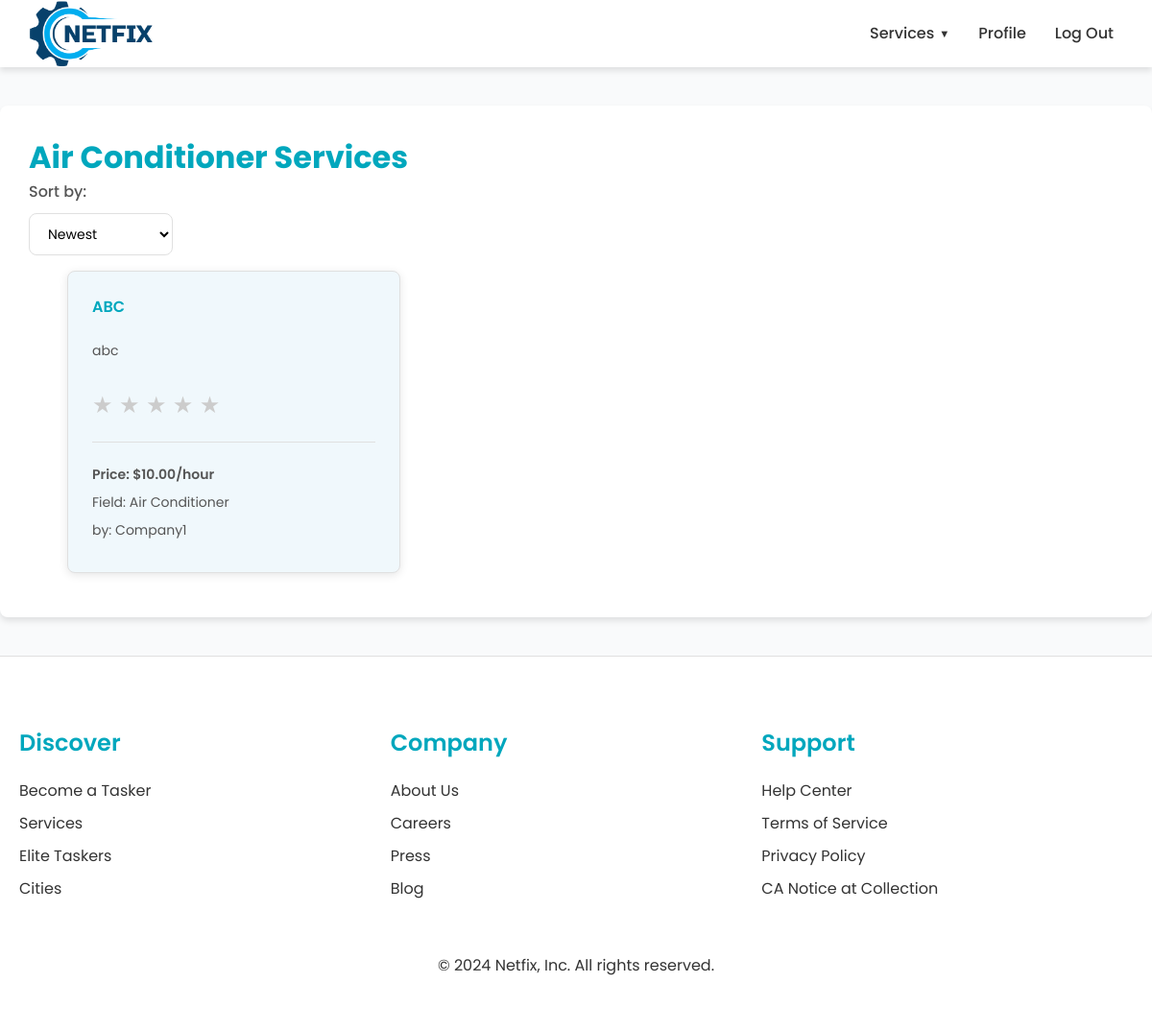
Page /services/field/air-conditioner/ (signed in) on the committed database.
### services/models.py (models this page shows, shortened)
class Service(models.Model):
    name = models.CharField(max_length=40)
    description = models.TextField()
    price_hour = models.DecimalField(decimal_places=2, max_digits=100)
    date = models.DateTimeField(auto_now=True, null=False)
    CATEGORY_CHOICES = (
        ('Air Conditioner', 'Air Conditioner'),
        ('Carpentry', 'Carpentry'),
        ('Electricity', 'Electricity'),
        ('Gardening', 'Gardening'),
        ('Home Machines', 'Home Machines'),
        ('House Keeping', 'House Keeping'),
        ('Interior Design', 'Interior Design'),
        ('Locks', 'Locks'),
        ('Painting', 'Painting'),
        ('Plumbing', 'Plumbing'),
        ('Water Heaters', 'Water Heaters'),
    )
    field = models.CharField(max_length=30, blank=False, null=False, choices=CATEGORY_CHOICES)
    company = models.ForeignKey(Company, on_delete=models.CASCADE)
    rating = models.FloatField(
        validators=[MinValueValidator(0), MaxValueValidator(5)],
        null=True,
        default=None
    )

### users/models.py (models this page shows, shortened)
class Company(models.Model):
    FIELD_CHOICES = [
        ('Air Conditioner', 'Air Conditioner'),
        ('All in One', 'All in One'),
        ('Carpentry', 'Carpentry'),
        ('Electricity', 'Electricity'),
        ('Gardening', 'Gardening'),
        ('Home Machines', 'Home Machines'),
        ('House Keeping', 'House Keeping'),
        ('Interior Design', 'Interior Design'),
        ('Locks', 'Locks'),
        ('Painting', 'Painting'),
        ('Plumbing', 'Plumbing'),
        ('Water Heaters', 'Water Heaters')
    ]
    user = models.OneToOneField(User, on_delete=models.CASCADE, primary_key=True)
    field = models.CharField(max_length=70, choices=FIELD_CHOICES, blank=False, null=False)
    rating = models.IntegerField(
        validators=[MaxValueValidator(5), MinValueValidator(0)],
        default=0
    )

class User(AbstractUser):
    username = models.CharField(max_length=100, unique=True)
    email = models.EmailField('email address', unique=True)
    is_company = models.BooleanField(default=False)
    is_customer = models.BooleanField(default=False)
    USERNAME_FIELD = 'email'
    REQUIRED_FIELDS = ['username']
    objects = UserManager()
    groups = models.ManyToManyField(
        'auth.Group',
        related_name='custom_user_groups',
        blank=True,
        help_text='The groups this user belongs to. A user will get all permissions '
                  'granted to each of their groups.',
        verbose_name='groups'
    )
    user_permissions = models.ManyToManyField(
        'auth.Permission',
        related_name='custom_user_permissions',
        blank=True,
        help_text='Specific permissions for this user.',
        verbose_name='user permissions'
    )

### services/views.py (the view)
# urls.py: path('field/<slug:field>/', v.service_field, name='services_field'),
def service_field(request, field):
    field = field.replace('-', ' ').title()
    if field not in dict(Service.CATEGORY_CHOICES).keys():
        raise Http404("Service field not found")
    sort_by = request.GET.get('sort_by', 'date')  # Default sorting by date
    if sort_by == 'requests':
        services = Service.objects.filter(field=field).annotate(request_count=Count('servicehistory')).order_by('-request_count')
    else:
        services = Service.objects.filter(field=field).order_by('-date')
    return render(request, 'services/field.html', {'services': services, 'field': field, 'sort_by': sort_by})

### services/templates/services/field.html (shortened to what this page needs)
{% extends 'main/base.html' %}
{% block content %}
{% load static %}
<link rel="stylesheet" href="{% static 'css/services.css' %}">
    <div class="services_field_container">
        <p class="title">{{ field }} Services</p>
        <div class="sort-options">
            <form method="GET" action="">
                <label for="sort_by">Sort by:</label>
                <select name="sort_by" id="sort_by" onchange="this.form.submit()">
                    <option value="date" {% if sort_by == 'date' %}selected{% endif %}>Newest</option>
                </select>
            </form>
        </div>
        {% if services %}
            <ul class='services_list'>
                {% for service in services %}
                <div class="service-item">
                    <h3><a href="/services/{{service.id}}">{{ service.name }}</a></h3>
                    <p>{{ service.description }}</p>
                    {% include "services/_star_rating.html" with rating=service.rating %}
                    <div class="service-meta">
                        <p class = "price">Price: ${{ service.price_hour }}/hour</p>
                        <p>Field: {{ service.field }}</p>
                        <p>by: {{ service.company.user.username }}</p>
                    </div>
                </div>
                {% endfor %}
            </ul>
        {% else %}
            <h2>Sorry. No {{ field }} services available</h2>
        {% endif %}
    </div>
{% endblock %}

### services/templates/services/_star_rating.html
{% load static %}
<link rel="stylesheet" href="{% static 'css/rating.css' %}">
<div class="star-rating" title="{{ rating|floatformat:1 }} out of 5 stars">
    {% for i in "12345" %}
        <span class="star {% if rating >= forloop.counter %}filled{% elif rating >= forloop.counter|add:'-0.5' %}half-filled{% endif %}">★</span>
    {% endfor %}
</div>

### static/css/homepage.css (style rules this page uses)
:root { --color-primary: #00a7bd; --color-primary-dark: #008ca1; --color-primary-light: #f0f8fc; --color-text: #51535f; --color-text-light: #888; --color-background: #f9fafb; --color-white: #fff; --color-border: #e0e0e0; --color-shadow: rgba(0, 0, 0, 0.1); --color-overlay: rgba(0, 0, 0, 0.4); --color-star: #ffd700; --color-error: #ff3860; --font-family-base: 'Poppins', -apple-system, BlinkMacSystemFont, "Segoe UI", Roboto, Helvetica, Arial, sans-serif; --font-size-base: 16px; --font-size-medium: 20px; --font-size-small: 14px; --font-size-xsmall: 12px; --font-size-large: 20px; --font-size-xlarge: 32px; --font-size-xxlarge: 48px; --font-weight-normal: 400; --font-weight-medium: 500; --font-weight-bold: 600; --font-weight-extra-bold: 700; --line-height-base: 1.5; --spacing-xsmall: 5px; --spacing-small: 10px; --spacing-medium: 20px; --spacing-large: 30px; --spacing-xlarge: 60px; --container-max-width: 1200px; --border-radius: 4px; --border-radius-large: 12px; --box-shadow: 0 2px 4px var(--color-shadow); --box-shadow-hover: 0 8px 20px rgba(0, 0, 0, 0.15); --transition-speed: 0.3s; --transition-easing: ease; --z-index-header: 1000; --z-index-dropdown: 1000; --header-height: 70px; --logo-height: 100%; --hero-min-height: calc(100vh - var(--header-height) - 200px); --feature-icon-size: 60px; --dropdown-min-width: 200px; --dropdown-max-height: 400px; }
body, html { font-family: var(--font-family-base); margin: 0; color: var(--color-text); line-height: var(--line-height-base); font-size: var(--font-size-base); }

### static/css/rating.css (style rules this page uses)
:root { --star-color: #ccc; --filled-star-color: #ffd700; --rating-star-color: #f5c518; --font-size-large: 48px; --font-size-medium: 24px; }
.star-rating { width: 100%; max-width: 300px; margin: 20px 0; }
.star { position: relative; color: var(--star-color); cursor: pointer; }
.star-rating { font-size: var(--font-size-medium); color: var(--star-color); position: relative; display: inline-block; }
.star-rating .star { color: var(--star-color); }

### rows in the picture
Service: field "Air Conditioner", name "ABC", description "abc", price_hour "10.00", company.user.username "Company1"
